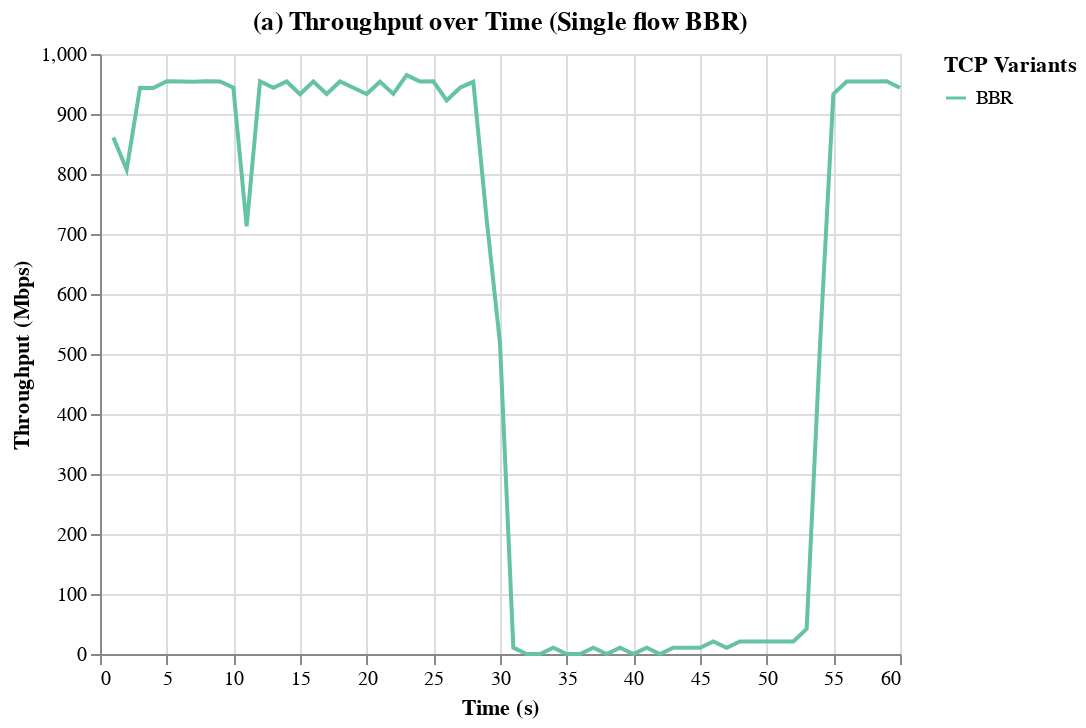

Notebook cell for this chart:
### Code cell
# Create a selection that chooses the nearest point & selects on a single click
selection = alt.selection_multi(fields=['cc'], bind='legend')

# The line plot
s1e2_throughput = alt.Chart(df_s1e2_single_flow_bbr).mark_line().encode(
    x=alt.X('end:Q', title='Time (s)'),
    y=alt.Y('throughput_mbps:Q', title='Throughput (Mbps)'),
    color=alt.Color('cc:N', legend=alt.Legend(title="TCP Variants"), scale=alt.Scale(scheme='set2')),
    opacity=alt.condition(selection, alt.value(1), alt.value(0.5)),
    
    # Add tooltip
    tooltip=['end', 'throughput_mbps', 'cc']  
).properties(
    title='(a) Throughput over Time (Single flow BBR)'
).add_selection(
    selection,
)

# Display the plot
s1e2_throughput

### Figure 1 — Vega-Lite specification as saved in the notebook (floating-point values rounded to 4 significant figures)
{"config": {"view": {"continuousWidth": 400, "continuousHeight": 300}}, "data": {"name": "data-df2f36a0fa298d840df834be4ea94769"}, "mark": "line", "encoding": {"color": {"field": "cc", "legend": {"title": "TCP Variants"}, "scale": {"scheme": "set2"}, "type": "nominal"}, "opacity": {"condition": {"value": 1, "selection": "selector005"}, "value": 0.5}, "tooltip": [{"field": "end", "type": "quantitative"}, {"field": "throughput_mbps", "type": "quantitative"}, {"field": "cc", "type": "nominal"}], "x": {"field": "end", "title": "Time (s)", "type": "quantitative"}, "y": {"field": "throughput_mbps", "title": "Throughput (Mbps)", "type": "quantitative"}}, "selection": {"selector005": {"type": "multi", "fields": ["cc"], "bind": "legend"}}, "title": "(a) Throughput over Time (Single flow BBR)", "$schema": "https://vega.github.io/schema/vega-lite/v4.17.0.json", "datasets": {"data-df2f36a0fa298d840df834be4ea94769": [{"socket": 5, "end": 1, "retransmits": 0, "throughput_mbps": 860.7, "rtt_ms": 30.51, "snd_cwnd_mb": 2.538, "cc": "BBR"}, {"socket": 5, "end": 2, "retransmits": 0, "throughput_mbps": 807.3, "rtt_ms": 30.9, "snd_cwnd_mb": 7.883, "cc": "BBR"}, {"socket": 5, "end": 3, "retransmits": 0, "throughput_mbps": 943.8, "rtt_ms": 34.97, "snd_cwnd_mb": 8.23, "cc": "BBR"}, {"socket": 5, "end": 4, "retransmits": 90, "throughput_mbps": 943.5, "rtt_ms": 35.73, "snd_cwnd_mb": 7.79, "cc": "BBR"}, {"socket": 5, "end": 5, "retransmits": 90, "throughput_mbps": 954.7, "rtt_ms": 36.8, "snd_cwnd_mb": 7.796, "cc": "BBR"}, {"socket": 5, "end": 6, "retransmits": 225, "throughput_mbps": 954.2, "rtt_ms": 30.46, "snd_cwnd_mb": 8.398, "cc": "BBR"}, {"socket": 5, "end": 7, "retransmits": 270, "throughput_mbps": 953.8, "rtt_ms": 36.6, "snd_cwnd_mb": 8.022, "cc": "BBR"}, {"socket": 5, "end": 8, "retransmits": 90, "throughput_mbps": 954.4, "rtt_ms": 33.26, "snd_cwnd_mb": 8.375, "cc": "BBR"}, {"socket": 5, "end": 9, "retransmits": 45, "throughput_mbps": 954.3, "rtt_ms": 37.46, "snd_cwnd_mb": 8.355, "cc": "BBR"}, {"socket": 5, "end": 10, "retransmits": 45, "throughput_mbps": 943.9, "rtt_ms": 30.41, "snd_cwnd_mb": 7.666, "cc": "BBR"}, {"socket": 5, "end": 11, "retransmits": 0, "throughput_mbps": 712.8, "rtt_ms": 30.48, "snd_cwnd_mb": 8.091, "cc": "BBR"}, {"socket": 5, "end": 12, "retransmits": 0, "throughput_mbps": 954.6, "rtt_ms": 37.17, "snd_cwnd_mb": 7.793, "cc": "BBR"}, {"socket": 5, "end": 13, "retransmits": 0, "throughput_mbps": 943.6, "rtt_ms": 30.34, "snd_cwnd_mb": 7.727, "cc": "BBR"}, {"socket": 5, "end": 14, "retransmits": 0, "throughput_mbps": 954.3, "rtt_ms": 35.6, "snd_cwnd_mb": 8.424, "cc": "BBR"}, {"socket": 5, "end": 15, "retransmits": 0, "throughput_mbps": 933.0, "rtt_ms": 30.72, "snd_cwnd_mb": 8.268, "cc": "BBR"}, {"socket": 5, "end": 16, "retransmits": 45, "throughput_mbps": 954.2, "rtt_ms": 38.2, "snd_cwnd_mb": 7.672, "cc": "BBR"}, {"socket": 5, "end": 17, "retransmits": 0, "throughput_mbps": 933.4, "rtt_ms": 41.45, "snd_cwnd_mb": 8.442, "cc": "BBR"}, {"socket": 5, "end": 18, "retransmits": 45, "throughput_mbps": 954.2, "rtt_ms": 33.72, "snd_cwnd_mb": 8.091, "cc": "BBR"}, {"socket": 5, "end": 19, "retransmits": 0, "throughput_mbps": 943.8, "rtt_ms": 39.81, "snd_cwnd_mb": 8.422, "cc": "BBR"}, {"socket": 5, "end": 20, "retransmits": 0, "throughput_mbps": 933.3, "rtt_ms": 38.46, "snd_cwnd_mb": 7.776, "cc": "BBR"}, {"socket": 5, "end": 21, "retransmits": 45, "throughput_mbps": 953.8, "rtt_ms": 39.52, "snd_cwnd_mb": 8.442, "cc": "BBR"}, {"socket": 5, "end": 22, "retransmits": 180, "throughput_mbps": 933.6, "rtt_ms": 40.78, "snd_cwnd_mb": 5.278, "cc": "BBR"}, {"socket": 5, "end": 23, "retransmits": 270, "throughput_mbps": 964.7, "rtt_ms": 37.25, "snd_cwnd_mb": 7.877, "cc": "BBR"}, {"socket": 5, "end": 24, "retransmits": 45, "throughput_mbps": 954.1, "rtt_ms": 30.34, "snd_cwnd_mb": 7.816, "cc": "BBR"}, {"socket": 5, "end": 25, "retransmits": 180, "throughput_mbps": 954.4, "rtt_ms": 30.94, "snd_cwnd_mb": 8.283, "cc": "BBR"}, {"socket": 5, "end": 26, "retransmits": 0, "throughput_mbps": 922.7, "rtt_ms": 30.33, "snd_cwnd_mb": 7.892, "cc": "BBR"}, {"socket": 5, "end": 27, "retransmits": 135, "throughput_mbps": 943.8, "rtt_ms": 30.64, "snd_cwnd_mb": 8.207, "cc": "BBR"}, {"socket": 5, "end": 28, "retransmits": 0, "throughput_mbps": 953.6, "rtt_ms": 33.54, "snd_cwnd_mb": 8.173, "cc": "BBR"}, {"socket": 5, "end": 29, "retransmits": 0, "throughput_mbps": 723.9, "rtt_ms": 38.89, "snd_cwnd_mb": 8.193, "cc": "BBR"}, {"socket": 5, "end": 30, "retransmits": 0, "throughput_mbps": 518.0, "rtt_ms": 42.42, "snd_cwnd_mb": 1.274, "cc": "BBR"}, {"socket": 5, "end": 31, "retransmits": 0, "throughput_mbps": 10.54, "rtt_ms": 31.86, "snd_cwnd_mb": 0.0695, "cc": "BBR"}, {"socket": 5, "end": 32, "retransmits": 0, "throughput_mbps": 0.0, "rtt_ms": 38.65, "snd_cwnd_mb": 0.03765, "cc": "BBR"}, {"socket": 5, "end": 33, "retransmits": 0, "throughput_mbps": 0.0, "rtt_ms": 37.82, "snd_cwnd_mb": 0.03765, "cc": "BBR"}, {"socket": 5, "end": 34, "retransmits": 0, "throughput_mbps": 10.55, "rtt_ms": 33.98, "snd_cwnd_mb": 0.04923, "cc": "BBR"}, {"socket": 5, "end": 35, "retransmits": 0, "throughput_mbps": 0.0, "rtt_ms": 34.16, "snd_cwnd_mb": 0.04923, "cc": "BBR"}, {"socket": 5, "end": 36, "retransmits": 0, "throughput_mbps": 0.0, "rtt_ms": 34.43, "snd_cwnd_mb": 0.04923, "cc": "BBR"}, {"socket": 5, "end": 37, "retransmits": 0, "throughput_mbps": 10.49, "rtt_ms": 34.9, "snd_cwnd_mb": 0.04923, "cc": "BBR"}, {"socket": 5, "end": 38, "retransmits": 0, "throughput_mbps": 0.0, "rtt_ms": 33.09, "snd_cwnd_mb": 0.0695, "cc": "BBR"}, {"socket": 5, "end": 39, "retransmits": 0, "throughput_mbps": 10.48, "rtt_ms": 33.13, "snd_cwnd_mb": 0.0695, "cc": "BBR"}, {"socket": 5, "end": 40, "retransmits": 0, "throughput_mbps": 0.0, "rtt_ms": 33.12, "snd_cwnd_mb": 0.06661, "cc": "BBR"}, {"socket": 5, "end": 41, "retransmits": 0, "throughput_mbps": 10.47, "rtt_ms": 32.97, "snd_cwnd_mb": 0.0695, "cc": "BBR"}, {"socket": 5, "end": 42, "retransmits": 0, "throughput_mbps": 0.0, "rtt_ms": 33.11, "snd_cwnd_mb": 0.06661, "cc": "BBR"}, {"socket": 5, "end": 43, "retransmits": 0, "throughput_mbps": 10.5, "rtt_ms": 31.1, "snd_cwnd_mb": 0.09267, "cc": "BBR"}, {"socket": 5, "end": 44, "retransmits": 0, "throughput_mbps": 10.49, "rtt_ms": 31.02, "snd_cwnd_mb": 0.1216, "cc": "BBR"}, {"socket": 5, "end": 45, "retransmits": 0, "throughput_mbps": 10.49, "rtt_ms": 30.91, "snd_cwnd_mb": 0.1216, "cc": "BBR"}, {"socket": 5, "end": 46, "retransmits": 0, "throughput_mbps": 20.97, "rtt_ms": 30.95, "snd_cwnd_mb": 0.1216, "cc": "BBR"}, {"socket": 5, "end": 47, "retransmits": 0, "throughput_mbps": 10.49, "rtt_ms": 30.82, "snd_cwnd_mb": 0.2085, "cc": "BBR"}, {"socket": 5, "end": 48, "retransmits": 0, "throughput_mbps": 20.97, "rtt_ms": 30.7, "snd_cwnd_mb": 0.1882, "cc": "BBR"}, {"socket": 5, "end": 49, "retransmits": 0, "throughput_mbps": 20.97, "rtt_ms": 30.82, "snd_cwnd_mb": 0.1882, "cc": "BBR"}, {"socket": 5, "end": 50, "retransmits": 0, "throughput_mbps": 20.96, "rtt_ms": 30.78, "snd_cwnd_mb": 0.194, "cc": "BBR"}, {"socket": 5, "end": 51, "retransmits": 0, "throughput_mbps": 20.96, "rtt_ms": 31.04, "snd_cwnd_mb": 0.2056, "cc": "BBR"}, {"socket": 5, "end": 52, "retransmits": 0, "throughput_mbps": 20.99, "rtt_ms": 30.8, "snd_cwnd_mb": 0.2317, "cc": "BBR"}, {"socket": 5, "end": 53, "retransmits": 0, "throughput_mbps": 41.95, "rtt_ms": 30.36, "snd_cwnd_mb": 0.8601, "cc": "BBR"}, {"socket": 5, "end": 54, "retransmits": 0, "throughput_mbps": 513.8, "rtt_ms": 37.55, "snd_cwnd_mb": 8.352, "cc": "BBR"}, {"socket": 5, "end": 55, "retransmits": 135, "throughput_mbps": 933.2, "rtt_ms": 35.73, "snd_cwnd_mb": 8.34, "cc": "BBR"}, {"socket": 5, "end": 56, "retransmits": 45, "throughput_mbps": 954.3, "rtt_ms": 30.5, "snd_cwnd_mb": 7.816, "cc": "BBR"}, {"socket": 5, "end": 57, "retransmits": 135, "throughput_mbps": 954.0, "rtt_ms": 39.28, "snd_cwnd_mb": 8.138, "cc": "BBR"}, {"socket": 5, "end": 58, "retransmits": 45, "throughput_mbps": 954.1, "rtt_ms": 33.32, "snd_cwnd_mb": 7.596, "cc": "BBR"}, {"socket": 5, "end": 59, "retransmits": 135, "throughput_mbps": 954.6, "rtt_ms": 30.39, "snd_cwnd_mb": 7.648, "cc": "BBR"}, {"socket": 5, "end": 60, "retransmits": 90, "throughput_mbps": 943.7, "rtt_ms": 30.32, "snd_cwnd_mb": 8.288, "cc": "BBR"}]}}
